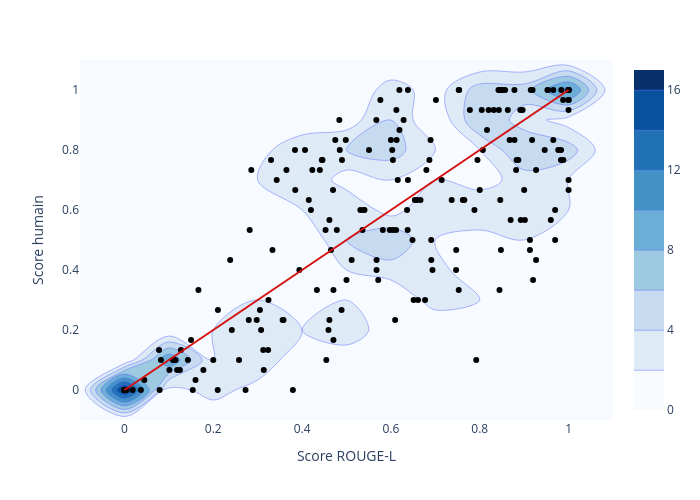

Source (notebook cell):
### Code cell
# Heatmap de densité en arrière-plan
fig = px.density_contour(
    df, x="L", y="score_humain",
    nbinsx=20, nbinsy=20
)
fig.update_traces(contours_coloring="fill", contours_showlabels = False, colorscale="Blues")
# Scatter plot
fig.add_scatter(
    x=df["L"], y=df["score_humain"],
    mode="markers",
    marker=dict(color="#000000"),
    hovertemplate="Score ROUGE-L = %{x}<br>Score humain = %{y}<extra></extra>"
)
fig.add_shape(
    type="line", x0=0, x1=1, y0=0, y1=1,
    xref="x", yref="y",
    line=dict(color="#d41010")
)
fig.update_layout(
    # title="<b>Score humain vs Score ROUGE L</b>",
    xaxis_title="Score ROUGE-L", yaxis_title="Score humain",
    width=700, height=500,
    coloraxis_showscale=False
)
fig.show()

### Figure 1 — Plotly figure (JSON) as saved in the notebook; plotly's stock layout.template omitted (floating-point values rounded to 4 significant figures; data arrays with more than 128 entries replaced by an {"elided": "..."} marker saying what was removed)
{"data": [{"colorscale": [[0, "rgb(247,251,255)"], [0.125, "rgb(222,235,247)"], [0.25, "rgb(198,219,239)"], [0.375, "rgb(158,202,225)"], [0.5, "rgb(107,174,214)"], [0.625, "rgb(66,146,198)"], [0.75, "rgb(33,113,181)"], [0.875, "rgb(8,81,156)"], [1, "rgb(8,48,107)"]], "contours": {"coloring": "fill", "showlabels": false}, "hovertemplate": "L=%{x}<br>score_humain=%{y}<br>count=%{z}<extra></extra>", "legendgroup": "", "line": {"color": "#636efa"}, "name": "", "nbinsx": 20, "nbinsy": 20, "showlegend": false, "type": "histogram2dcontour", "x": {"elided": "200 float values"}, "xaxis": "x", "xbingroup": "x", "y": {"elided": "200 float values"}, "yaxis": "y", "ybingroup": "y"}, {"hovertemplate": "Score ROUGE-L = %{x}<br>Score humain = %{y}<extra></extra>", "marker": {"color": "#000000"}, "mode": "markers", "type": "scatter", "x": {"elided": "200 float values"}, "y": {"elided": "200 float values"}}], "layout": {"coloraxis": {"showscale": false}, "height": 500, "legend": {"tracegroupgap": 0}, "margin": {"t": 60}, "shapes": [{"line": {"color": "#d41010"}, "type": "line", "x0": 0, "x1": 1, "xref": "x", "y0": 0, "y1": 1, "yref": "y"}], "width": 700, "xaxis": {"anchor": "y", "domain": [0, 1], "title": {"text": "Score ROUGE-L"}}, "yaxis": {"anchor": "x", "domain": [0, 1], "title": {"text": "Score humain"}}}}
